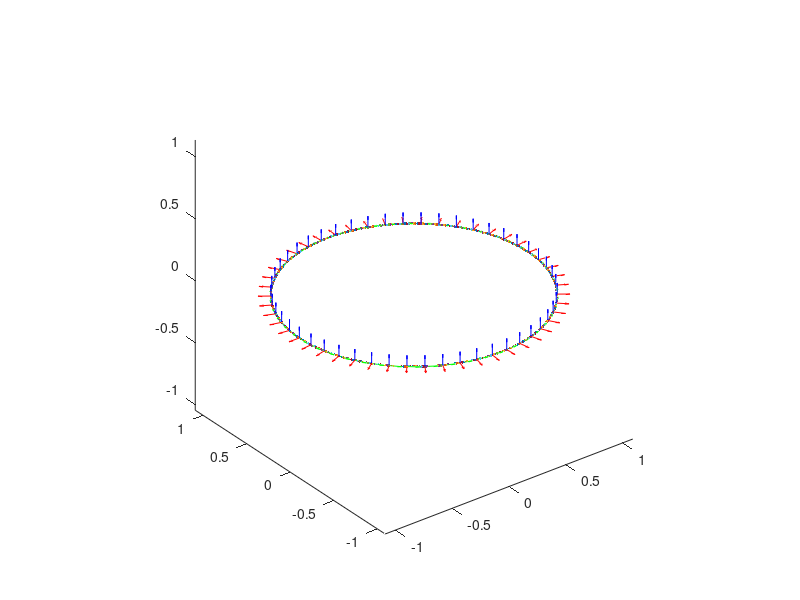
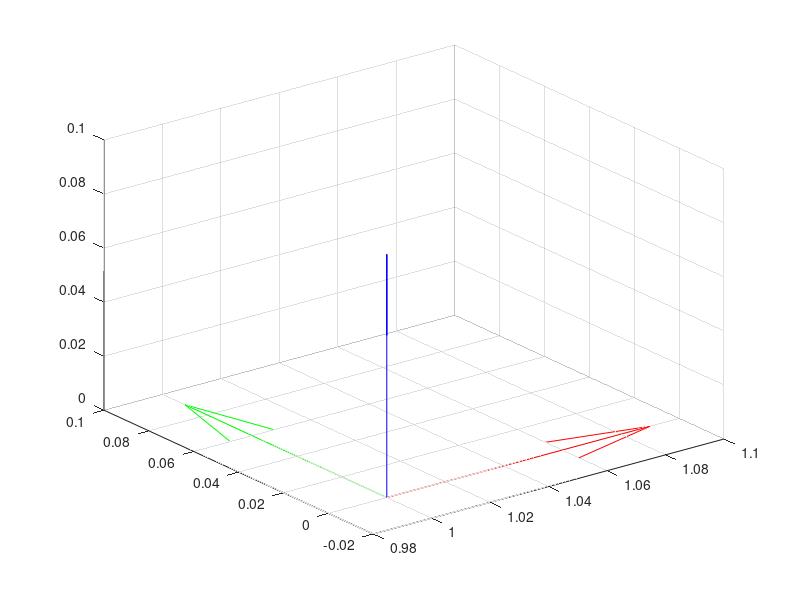

Here is the MATLAB script that generated these plots, in order:

clear;close all;

Tr = 5;  %circle rotation time
u = [0 0 1];
wr = 2*pi/Tr;  %angular speed
dt = 1/100;
t = 0:dt:Tr;
z0 = 10;
x0 = [1 0 0].';
X(:,1) = [0 0 0].';
l = 1/10;
I = eye(3);
R2(:,:,1) = eye(3);
w = wr*u;
W = -[0 w(3) -w(1);-w(3) 0 w(2);w(1) -w(2) 0];

for n=2:length(t)
    tn = t(n);
mu = wr*tn;  %angle vs time
R = [cos(mu) -sin(mu) 0; sin(mu) cos(mu) 0; 0 0 1]; %rotation around z
Rs(:,:,n) = R;
R2(:,:,n) = (I+dt*sinc(wr*dt)*W + .5*dt^2*(sinc(wr*dt/2))^2*W^2)*R2(:,:,n-1);
x = R*x0;
X(:,n) = x;
plot3([X(1,n)], [X(2,n)],[X(3,n)],'.');hold on;axis equal;grid;


col = ['rgb'];
if mod(n,10)==0

    for i=1:3
        u = R(:,i)*l;
        quiver3(x(1),x(2),x(3),u(1),u(2),u(3),col(i));hold on;
    end
end




end


figure

    for i=1:3
         u = R(:,i)*l;
        quiver3(x(1),x(2),x(3),u(1),u(2),u(3),col(i));hold on;
    end
